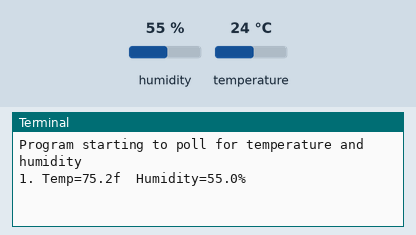
This program was run on a simulated Raspberry Pi (BCM pin numbers). On the bench: the last lines printed to the terminal. The test bench sets the inputs (shaded band); at power-on: humidity 55 %, temperature 24 °C.

Above: at 1.2 s.
1.3 s: humidity set to 22 %
At 4.4 s:
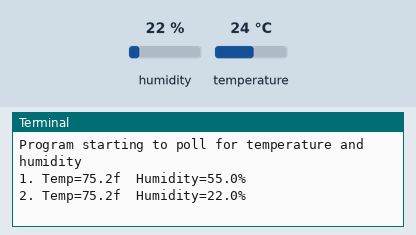
5.6 s: temperature set to 12 °C
At 8.0 s:
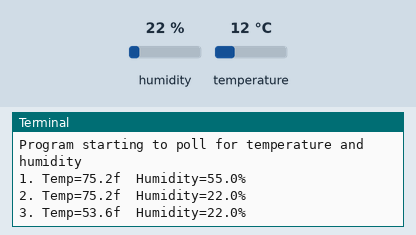
Timing chart, 0 to 9.5 s (numbered marks = the images above; inputs shaded):
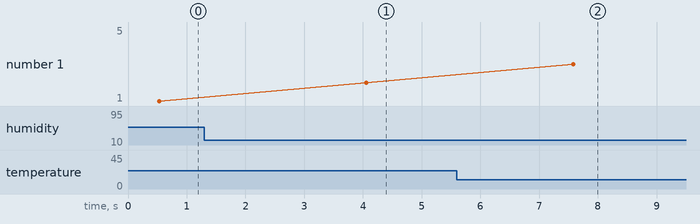

Measured:
- after the input at 1.3 s, the terminal: prints a new line after 2.8 s (image 1)
- after the input at 5.6 s, the terminal: prints a new line after 2.0 s (image 2)

The program:

dht22.py
```python
#pip3 install Adafruit_Python_DHT

import pigpio
from time import sleep

pi = pigpio.pi()


import Adafruit_DHT

sensor = Adafruit_DHT.DHT22

pin = 21

print('Program starting to poll for temperature and humidity')

for x in range(0, 5):
	humidity, temperature = Adafruit_DHT.read_retry(sensor, pin)

	if humidity is not None and temperature is not None:
		temp = (temperature * 1.8) + 32
		print('{0}. Temp={1:0.1f}f  Humidity={2:0.1f}%'.format(x+1, temp, humidity))
	else:
		print('{}. Failed to get reading.'.format(x+1));

	sleep(3)

print('Program finished')
```
